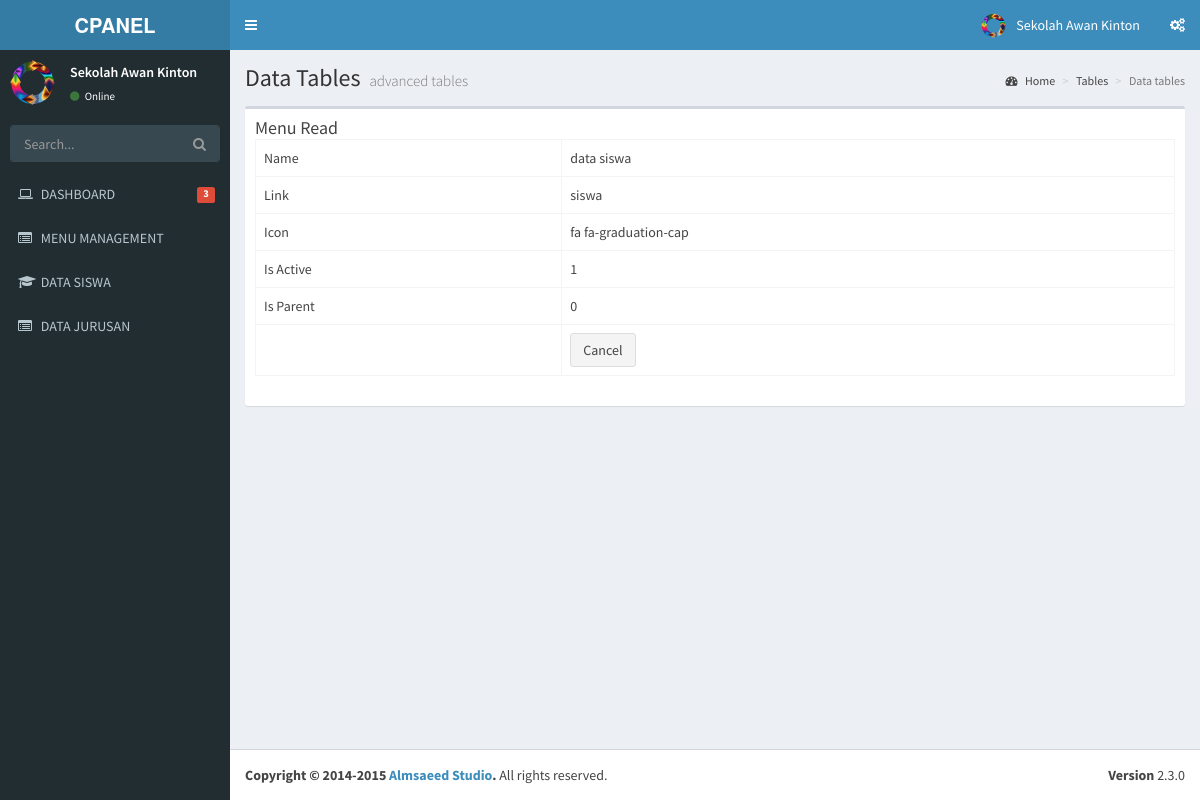
Screenshot of /menu/read/16 with the database file from the repository.
### tables this page shows
CREATE TABLE IF NOT EXISTS `menu` (
`id` int(11) NOT NULL,
  `name` varchar(50) NOT NULL,
  `link` varchar(50) NOT NULL,
  `icon` varchar(30) NOT NULL,
  `is_active` int(1) NOT NULL,
  `is_parent` int(1) NOT NULL
);

### application/libraries/Template.php (called while the page is built)
<?php if ( ! defined('BASEPATH')) exit('No direct script access allowed');
class Template {
		var $template_data = array();
		function set($name, $value)
		{
			$this->template_data[$name] = $value;
		}
		function load($template = '', $view = '' , $view_data = array(), $return = FALSE)
		{
			$this->CI =& get_instance();
			$this->set('contents', $this->CI->load->view($view, $view_data, TRUE));
			return $this->CI->load->view($template, $this->template_data, $return);
		}
}

### application/controllers/Menu.php (called while the page is built, shortened)
<?php
class Menu extends CI_Controller
{
    public function read($id)
    {
        $row = $this->Menu_model->get_by_id($id);
        if ($row) {
            $data = array(
		'id' => $row->id,
		'name' => $row->name,
		'link' => $row->link,
		'icon' => $row->icon,
		'is_active' => $row->is_active,
		'is_parent' => $row->is_parent,
	    );
            $this->template->load('template','menu_read', $data);
        } else {
            $this->session->set_flashdata('message', 'Record Not Found');
            redirect(site_url('menu'));
        }
    }
}

### index.php (called while the page is built, shortened)
<?php
require_once BASEPATH.'core/CodeIgniter.php';

### application/models/Menu_model.php (called while the page is built, shortened)
<?php
class Menu_model extends CI_Model
{
    public $table = 'menu';
    public $id = 'id';
    function get_by_id($id)
    {
        $this->db->where($this->id, $id);
        return $this->db->get($this->table)->row();
    }
}

### application/views/menu_read.php (the view)
       <section class='content'>
         <div class='row'>
           <div class='col-xs-12'>
             <div class='box'>
               <div class='box-header'>
               <h3 class='box-title'>Menu Read</h3>
       <table class="table table-bordered">
    <tr><td>Name</td><td><?php echo $name; ?></td></tr>
    <tr><td>Link</td><td><?php echo $link; ?></td></tr>
    <tr><td>Icon</td><td><?php echo $icon; ?></td></tr>
    <tr><td>Is Active</td><td><?php echo $is_active; ?></td></tr>
    <tr><td>Is Parent</td><td><?php echo $is_parent; ?></td></tr>
    <tr><td></td><td><a href="<?php echo site_url('menu') ?>" class="btn btn-default">Cancel</a></td></tr>
</table>
       </div>
             </div>
           </div>
         </div>
       </section>

### application/views/template.php (shortened to what this page needs)
<!DOCTYPE html>
<html>
    <head>
        <link rel="stylesheet" href="<?php echo base_url() ?>template/bootstrap/css/bootstrap.min.css">
        <link rel="stylesheet" href="<?php echo base_url() ?>template/font-awesome-4.4.0/css/font-awesome.min.css">
        <link rel="stylesheet" href="<?php echo base_url() ?>template/ionicons-2.0.1/css/ionicons.min.css">
        <link rel="stylesheet" href="<?php echo base_url() ?>template/plugins/datatables/dataTables.bootstrap.css">
        <link rel="stylesheet" href="<?php echo base_url() ?>template/dist/css/AdminLTE.min.css">
        <link rel="stylesheet" href="<?php echo base_url() ?>template/dist/css/skins/_all-skins.min.css">
    </head>
    <body class="hold-transition skin-blue sidebar-mini">
        <div class="wrapper">
            <header class="main-header">
                <a href="index2.html" class="logo">
                    <span class="logo-lg"><b>CPANEL</b></span>
                </a>
                <nav class="navbar navbar-static-top" role="navigation">
                    <a href="#" class="sidebar-toggle" data-toggle="offcanvas" role="button">
                    </a>
                    <div class="navbar-custom-menu">
                        <ul class="nav navbar-nav">
                            <li class="dropdown user user-menu">
                                <a href="#" class="dropdown-toggle" data-toggle="dropdown">
                                    <img src="<?php echo base_url()?>template/dist/img/logo.png" class="user-image" alt="User Image">
                                    <span class="hidden-xs">Sekolah Awan Kinton</span>
                                </a>
                            </li>
                            <li>
                                <a href="#" data-toggle="control-sidebar"><i class="fa fa-gears"></i></a>
                            </li>
                        </ul>
                    </div>
                </nav>
            </header>
            <aside class="main-sidebar">
                <section class="sidebar">
                    <div class="user-panel">
                        <div class="pull-left image">
                            <img src="<?php echo base_url()?>template/dist/img/logo.png" class="img-circle" alt="User Image">
                        </div>
                        <div class="pull-left info">
                            <p>Sekolah Awan Kinton</p>
                            <a href="#"><i class="fa fa-circle text-success"></i> Online</a>
                        </div>
                    </div>
                    <form action="#" method="get" class="sidebar-form">
                        <div class="input-group">
                            <input type="text" name="q" class="form-control" placeholder="Search...">
                            <span class="input-group-btn">
                                <button type="submit" name="search" id="search-btn" class="btn btn-flat"><i class="fa fa-search"></i></button>
                            </span>
                        </div>
                    </form>
                    <ul class="sidebar-menu">
                        <li>
                            <a href="<?php echo site_url('dashboard') ?>">
                                <i class="fa fa-laptop"></i> <span>DASHBOARD</span>
                                <small class="label pull-right bg-red">3</small>
                            </a>
                        </li>
                        <?php
                        $menu = $this->db->get_where('menu', array('is_parent' => 0,'is_active'=>1));
                        foreach ($menu->result() as $m) {
                            $submenu = $this->db->get_where('menu',array('is_parent'=>$m->id,'is_active'=>1));
                            if($submenu->num_rows()>0){
                                echo "<li class='treeview'>
                                    ".anchor('#',  "<i class='$m->icon'></i>".strtoupper($m->name).' <i class="fa fa-angle-left pull-right"></i>')."
                                        <ul class='treeview-menu'>";
                                foreach ($submenu->result() as $s){
                                     echo "<li>" . anchor($s->link, "<i class='$s->icon'></i> <span>" . strtoupper($s->name)) . "</span></li>";
                                }
                                   echo"</ul>
                                    </li>";
                            }else{
                                echo "<li>" . anchor($m->link, "<i class='$m->icon'></i> <span>" . strtoupper($m->name)) . "</span></li>";
                            }
                        }
                        ?>
                    </ul>
                </section>
            </aside>
            <div class="content-wrapper">
                <section class="content-header">
                    <h1>
                        Data Tables
                        <small>advanced tables</small>
                    </h1>
                    <ol class="breadcrumb">
                        <li><a href="#"><i class="fa fa-dashboard"></i> Home</a></li>
                        <li><a href="#">Tables</a></li>
                        <li class="active">Data tables</li>
                    </ol>
                </section>
                <?php
                echo $contents;
                ?>
            </div>
            <footer class="main-footer">
                <div class="pull-right hidden-xs">
                    <b>Version</b> 2.3.0
                </div>
                <strong>Copyright &copy; 2014-2015 <a href="http://almsaeedstudio.com">Almsaeed Studio</a>.</strong> All rights reserved.
            </footer>
        </div>
    </body>
</html>

### rows the page displays
menu: link+icon+name "MENU MANAGEMENT"
menu: link+icon+name "DATA SISWA", name "data siswa", link "siswa", icon "fa fa-graduation-cap", is_active "1", is_parent "0"
menu: link+icon+name "DATA JURUSAN"
